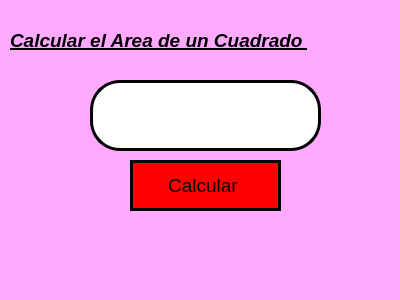
<?xml version="1.0" encoding="UTF-8"?>
<ui version="4.0">
 <class>Dialog</class>
 <widget class="QDialog" name="Dialog">
  <property name="geometry">
   <rect>
    <x>0</x>
    <y>0</y>
    <width>400</width>
    <height>300</height>
   </rect>
  </property>
  <property name="windowTitle">
   <string>Dialog</string>
  </property>
  <property name="styleSheet">
   <string notr="true">background-color: rgb(255, 255, 255);
background-color: rgb(255, 170, 255);</string>
  </property>
  <widget class="QPushButton" name="btn_calcular">
   <property name="geometry">
    <rect>
     <x>130</x>
     <y>160</y>
     <width>151</width>
     <height>51</height>
    </rect>
   </property>
   <property name="font">
    <font>
     <pointsize>14</pointsize>
    </font>
   </property>
   <property name="styleSheet">
    <string notr="true">background-color: rgb(255, 0, 0);
border-radius: 30px;
border: 3px solid black</string>
   </property>
   <property name="text">
    <string>Calcular </string>
   </property>
  </widget>
  <widget class="QLabel" name="label">
   <property name="geometry">
    <rect>
     <x>10</x>
     <y>10</y>
     <width>381</width>
     <height>61</height>
    </rect>
   </property>
   <property name="font">
    <font>
     <pointsize>14</pointsize>
     <weight>75</weight>
     <italic>true</italic>
     <bold>true</bold>
     <underline>true</underline>
    </font>
   </property>
   <property name="styleSheet">
    <string notr="true">background-color: rgb(170, 85, 255);
background-color: rgb(255, 170, 255);</string>
   </property>
   <property name="text">
    <string>Calcular el Area de un Cuadrado </string>
   </property>
  </widget>
  <widget class="QLineEdit" name="txt_A">
   <property name="geometry">
    <rect>
     <x>90</x>
     <y>80</y>
     <width>231</width>
     <height>71</height>
    </rect>
   </property>
   <property name="font">
    <font>
     <pointsize>16</pointsize>
    </font>
   </property>
   <property name="styleSheet">
    <string notr="true">background-color: rgb(255, 255, 255);
border-radius: 30px;
border: 3px solid black</string>
   </property>
   <property name="text">
    <string/>
   </property>
   <property name="alignment">
    <set>Qt::AlignCenter</set>
   </property>
  </widget>
 </widget>
 <resources/>
 <connections/>
</ui>
